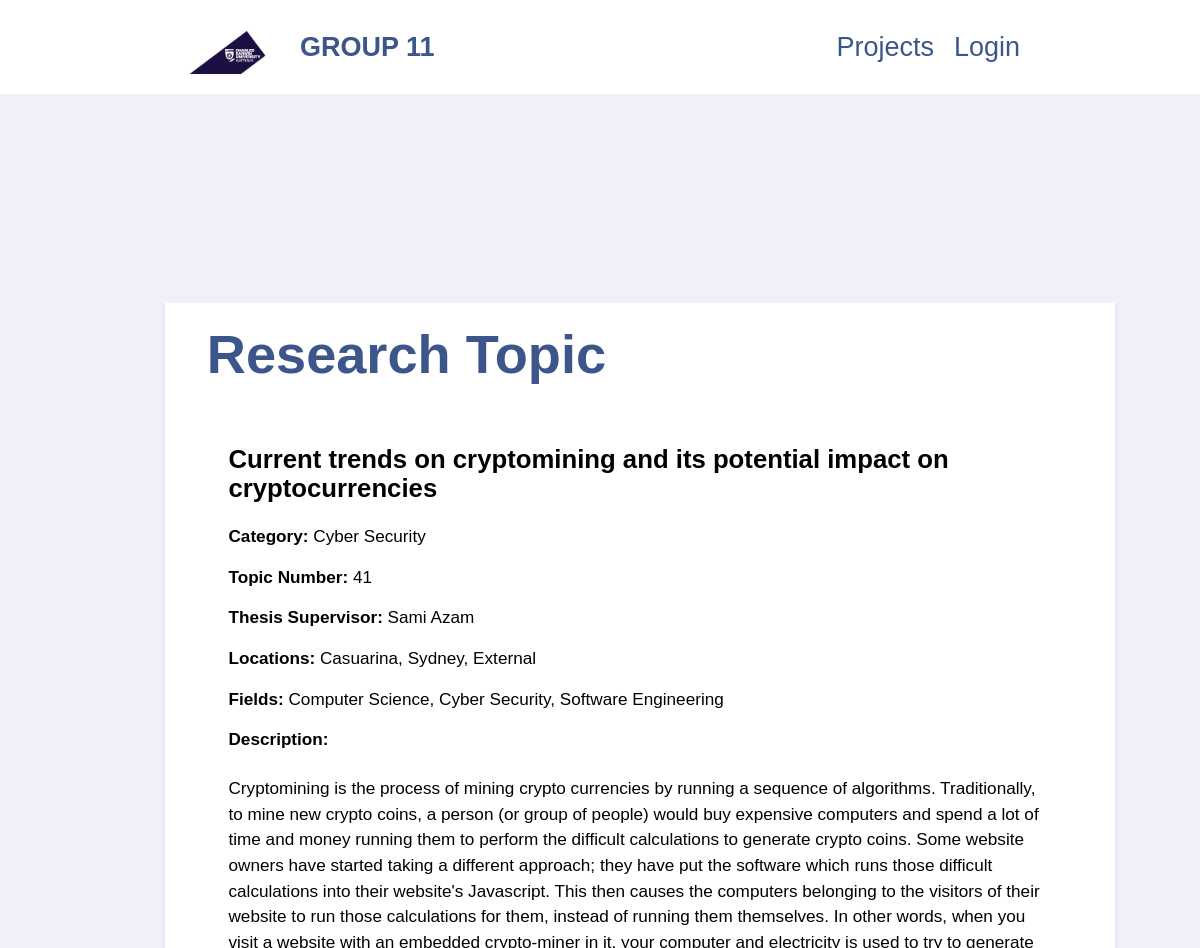
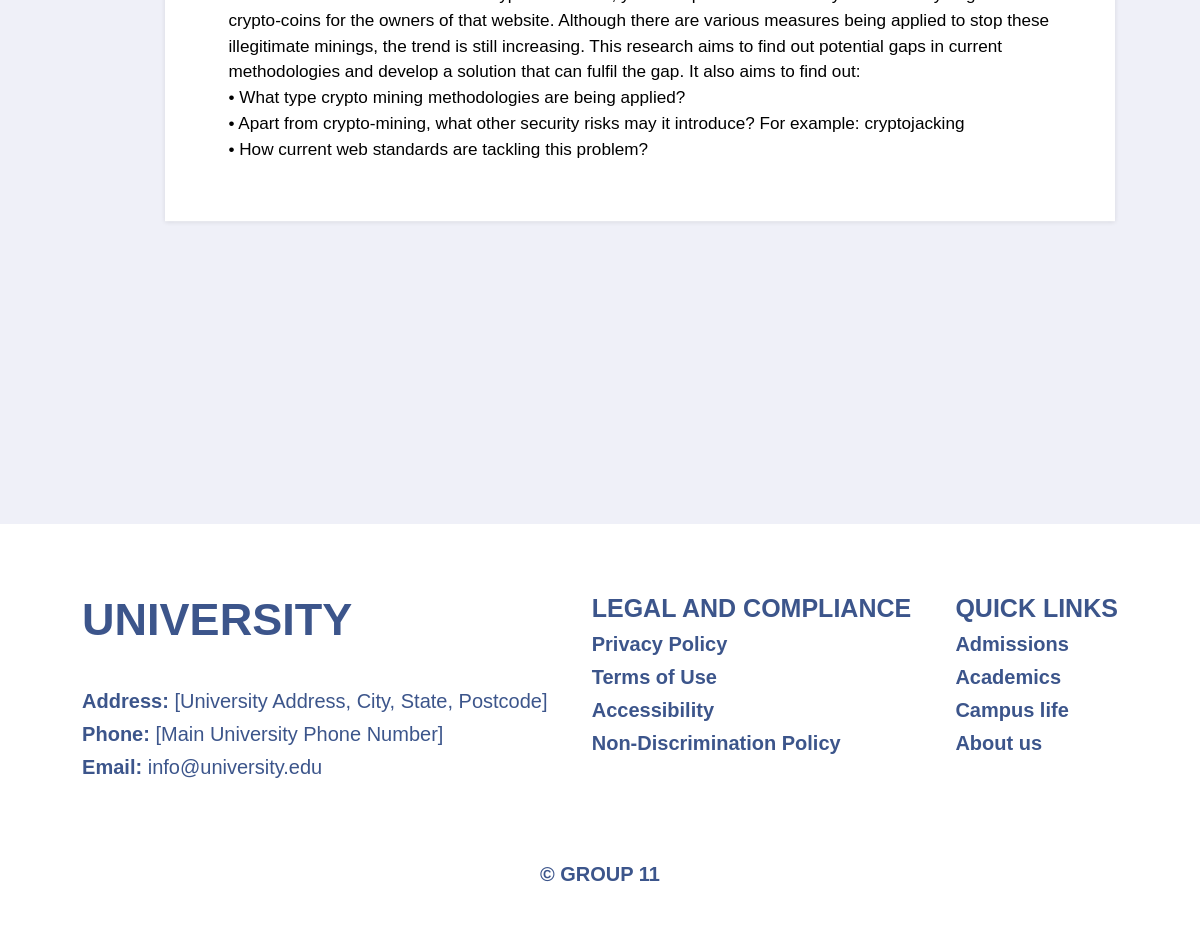
/project-details/41/, run on the app's committed database (2 pictures, top to bottom).
### management/models.py (models this page shows, shortened)
class Project(models.Model):
    supervisor = models.ForeignKey(User, null=True, on_delete=models.SET_NULL)
    title = models.CharField(max_length=100, null=True)
    category = models.ManyToManyField("Category", blank=True)
    topic_num = models.PositiveIntegerField("Topic number", null=True, unique=True)
    location = models.ManyToManyField("Location", blank=True)
    research_areas = models.ManyToManyField("ResearchArea", blank=True)
    description = models.TextField(blank=True)

class Category(models.Model):
    name = models.CharField(max_length=100)

class Location(models.Model):
    name = models.CharField(max_length=30)

class ResearchArea(models.Model):
    name = models.CharField(max_length=60)

### accounts/models.py (models this page shows)
class User(AbstractUser):
    USER_TYPE_CHOICES = (
        ('unit_coordinator', 'Unit Coordinator'),
        ('supervisor', 'Supervisor'),
        ('student', 'Student'),
    )
    user_type = models.CharField(max_length=20, choices=USER_TYPE_CHOICES, default='student')
    groups = models.ManyToManyField(
        'auth.Group',
        verbose_name='groups',
        blank=True,
        help_text='The groups this user belongs to. A user will get all permissions granted to each of their groups.',
        related_name='custom_user_set',
        related_query_name='user',
    )
    user_permissions = models.ManyToManyField(
        'auth.Permission',
        verbose_name='user permissions',
        blank=True,
        help_text='Specific permissions for this user.',
        related_name='custom_user_set',
        related_query_name='user',
    )

### assignment_4_app/views.py (the view)
# urls.py: path("project-details/<slug:slug>/", views.project_details, name="project-details"), # project-details/proj1 etc... using path transformer other e.g. is int or str
def project_details(request, slug):
        current_project = Project.objects.get(topic_num = slug)
        context = {
            "project": current_project
        }
        return render(request, "assignment_4_app/projectDetails.html", context)

### assignment_4_app/templates/assignment_4_app/projectDetails.html (shortened to what this page needs)
{% extends "base.html" %}
{% load static %}
{% block css_files %}
    <link rel="stylesheet" href="{% static "assignment_4_app/projectDetails.css" %}">
{% endblock %}
{% block content %}
<section class="section">
    <div class="container">
        <h1 class="container__heading">Research Topic</h1>
        <div class="project">
            <h2 class="project__heading">{{ project.title }}</h2>
            <p><strong>Category:</strong>
                {% for category in project.category.all %}
                    {{ category.name }}
                {% endfor %}
            </p>
            <p><strong>Topic Number:</strong> {{ project.topic_num }}</p>
            <p><strong>Thesis Supervisor:</strong> {{ project.supervisor.first_name }} {{ project.supervisor.last_name }}</p>
            <p><strong>Locations:</strong>
                {% for location in project.location.all %}
                    {{ location.name }}{% if not forloop.last %}, {% endif %}
                {% empty %}
                    None
                {% endfor %}
                </p>
                <p><strong>Fields:</strong>
                {% for research_area in project.research_areas.all %}
                    {{ research_area.name }}{% if not forloop.last %}, {% endif %}
                {% empty %}
                    None
                {% endfor %}
                </p>
            <p><strong>Description: </strong> {{ project.description|linebreaks }}</p>
        </div>
    </div>
</section>
{% endblock content %}

### assignment_4_app/static/assignment_4_app/app.css (style rules this page uses)
:root { --color-primary: #3C558B; --color-secondary: white; --color-dark-blue: #1c0e45; --color-grey: #eff0f8; --color-text-dark: #182620; }
*, *::before, *::after { margin: 0; padding: 0; box-sizing: inherit; font-family: inherit; }
html { font-size: 62.5%; font-family: Arial, sans-serif; }
body { box-sizing: border-box; position: relative; background-color: white; }

### assignment_4_app/static/assignment_4_app/projectDetails.css (style rules this page uses)
.container { width: 100rem; margin: auto; padding: 20px; background-color: #ffffff; box-shadow: 0 2px 5px rgba(0, 0, 0, 0.1); transform: scale(0.95); }
.container * { transform: scale(0.95); }
.container__heading { font-size: 6rem; margin-bottom: 4rem; color: var(--color-primary); }
.project__heading { font-size: 3rem; margin-bottom: 2rem; }
p { font-size: 2rem; margin-bottom: 1.5rem; line-height: 1.5; }

### data on the page
Project: title "Current trends on cryptomining and its potential impact on cryptocurrencies", topic_num "41", supervisor.first_name "Sami", supervisor.last_name "Azam", description "Cryptomining is the process of mining crypto currencies by running a sequence of algorithms. Traditionally, to mine new crypto coins, a person (or group of people) would buy expensive computers and spend a lot of time and money running them to perform the difficult calculations to generate crypto coins. Some website owners have started taking a different approach; they have put the software which runs those difficult calculations into their website's Javascript. This then causes the computers belonging to the visitors of their website to run those calculations for them, instead of running them themselves. In other words, when you visit a website with an embedded crypto-miner in it, your…"
Category: name "Cyber Security"
Location: name "Casuarina"
Location: name "Sydney"
Location: name "External"
ResearchArea: name "Computer Science"
ResearchArea: name "Cyber Security"
ResearchArea: name "Software Engineering"
